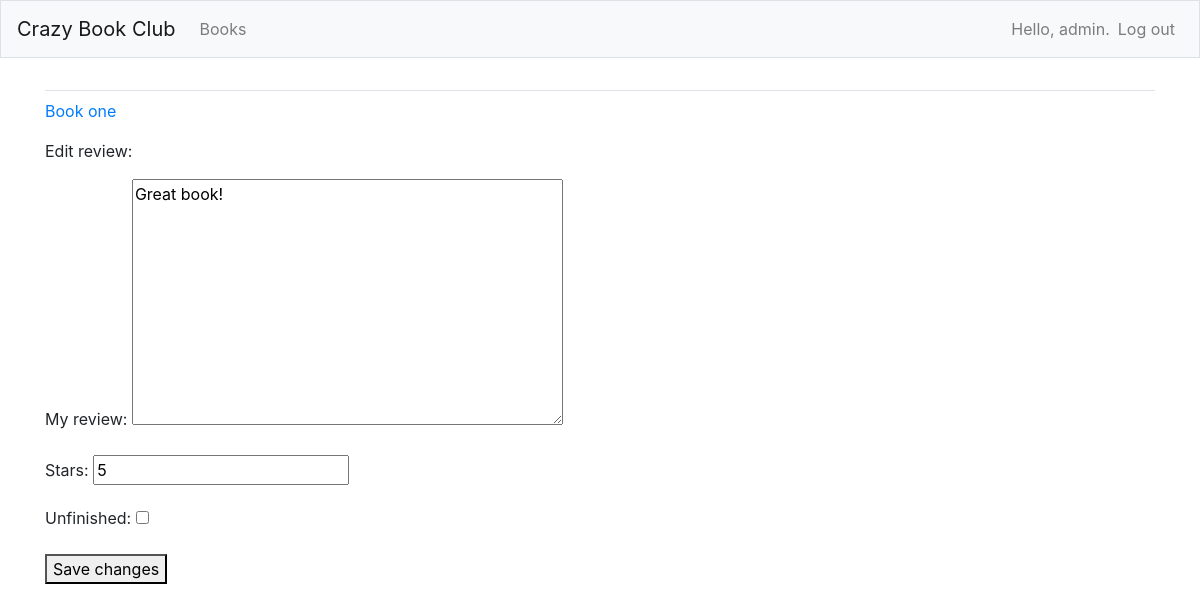
The page /edit_review/1/ (signed in) on the database its author committed.
### crazy_book/models.py (models this page shows, shortened)
class Book(models.Model):
    name = models.CharField(max_length = 50) # the name of the book
    authors = models.JSONField() # author(s) of the book
    year_published = models.IntegerField() # year the book was published
    date_added = models.DateTimeField(auto_now_add = True)
    date_modified = models.DateTimeField(auto_now_add = True)
    owner = models.ForeignKey(User, on_delete=models.CASCADE)
    def __str__(self):
        return self.name

class Review(models.Model):
    my_review = models.TextField() # the review of book(s)
    stars = models.IntegerField() # the star rating of a book
    unfinished = models.BooleanField() # tells if the book has been read or not
    date_added = models.DateTimeField(auto_now_add = True)
    date_modified = models.DateTimeField(auto_now_add = True)
    book = models.ForeignKey(Book, on_delete=models.CASCADE) # foreign key of the book

### crazy_book/views.py (the view)
# urls.py: path('edit_review/<int:review_id>/', views.edit_review, name='edit_review'),
@login_required
def edit_review(request, review_id):
    review = Review.objects.get(id=review_id)
    book = review.book
    if book.owner != request.user:
        raise Http404
    if request.method != 'POST':
        form = ReviewForm(instance=review)
    else:
        form = ReviewForm(instance=review, data=request.POST)
        if form.is_valid():
            form.save()
            return redirect('crazy_book:book', book_id=book.id)
    context = {'review': review, 'book': book, 'form': form}
    return render(request, 'crazy_book/edit_review.html', context)

### crazy_book/forms.py
class ReviewForm(forms.ModelForm):
    class Meta:
        model = Review
        fields = ['my_review', 'stars', 'unfinished']
        labels = {'text': 'Review:'}
        widgets = {'text': forms.Textarea(attrs={'cols': 80})}

### crazy_book/templates/crazy_book/edit_review.html (shortened to what this page needs)
{% extends "crazy_book/base.html" %}
{% block content %}
    <p><a href="{% url 'crazy_book:book' book.id %}">{{ book }}</a></p>
    <p>Edit review:</p>
    <form action="{% url 'crazy_book:edit_review' review.id %}" method='post'>
        {{ form.as_p }}
        <button name="submit">Save changes</button>
    </form>
{% endblock content %}

### crazy_book/templates/crazy_book/base.html (shortened to what this page needs)
{% load bootstrap4 %}
<!doctype html>
<html lang="en">
<head>
    {% bootstrap_css %}
</head>
<body>
    <nav class="navbar navbar-expand-md navbar-light bg-light mb-4 border">
        <a class="navbar-brand" href="{% url 'crazy_book:index'%}">
            Crazy Book Club</a>
            <div class="collapse navbar-collapse" id="navbarCollapse">
                <ul class="navbar-nav mr-auto">
                    <li class="nav-item">
                        <a class="nav-link" href="{% url 'crazy_book:books'%}">
                            Books</a></li>
                </ul>
                <ul class="navbar-nav ml-auto">
                    {% if user.is_authenticated %}
                    <li class="nav-item">
                        <span class="navbar-text"}">Hello, {{ user.username }}.</span>
                    </li>
                    <li class="nav-item">
                        <a class="nav-link" href="{% url 'users:logout' %}">Log out</a>
                    </li>
                    {% else %}
                    <li class="nav-item">
                        <a class="nav-link" href="{% url 'users:register' %}">Register</a>
                    </li>
                    <li class="nav-item">
                        <a class="nav-link" href="{% url 'users:login' %}">Log in</a></li>
                    {% endif %}
                </ul>
            </div>
    </nav>
    <main role="main" class="container">
        <div class="pb-2 mb-2 border-bottom">
        </div>
        <div>
            {% block content %}{% endblock content %}
        </div>
    </main>
</body>
</html>

### rows shown on the page
Book: name "Book one"
Review: my_review "Great book!", stars "5"

### other values the page prints
{{ user.username }} "admin"
